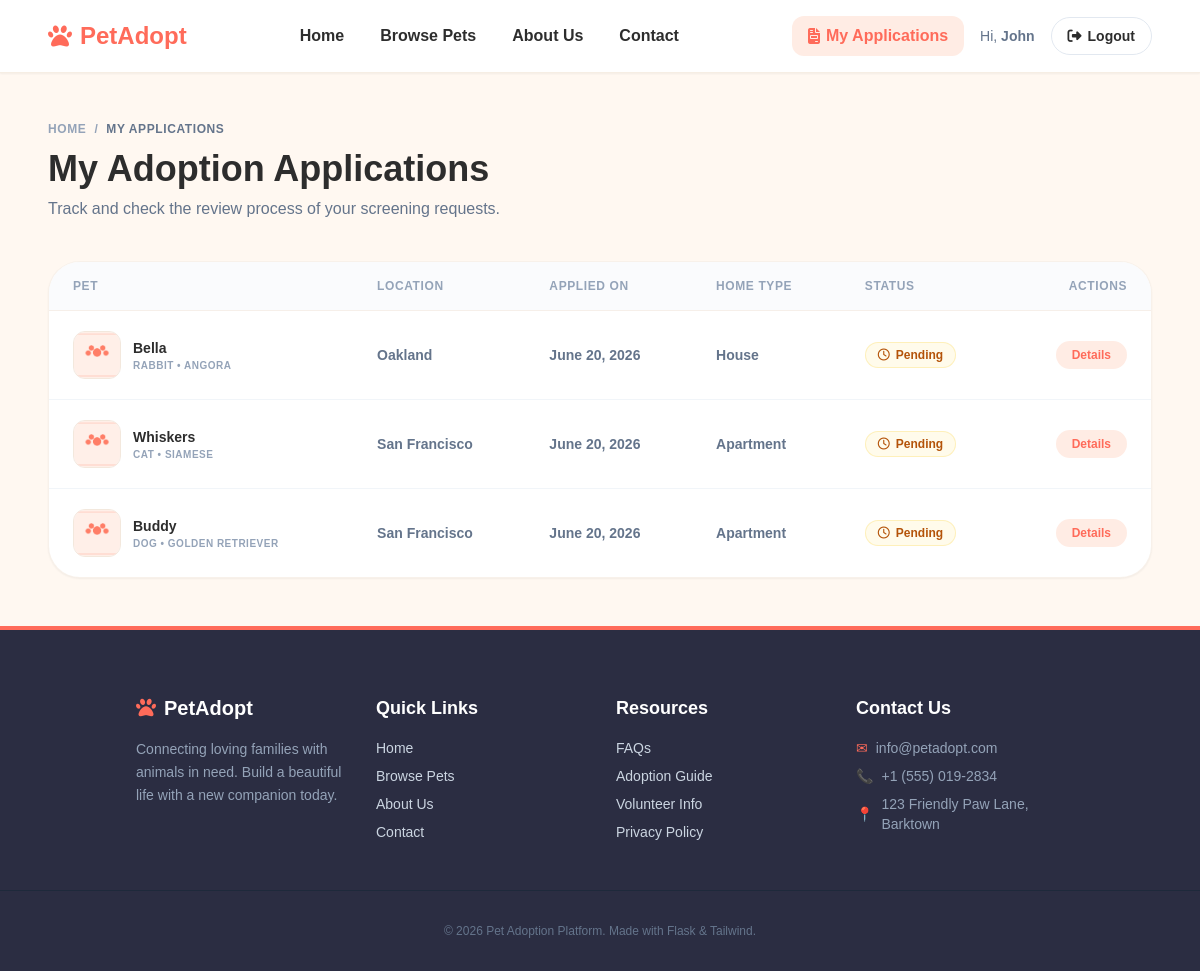
The app's page /my-applications (signed in) with its own data.
### models.py (models this page shows, shortened)
class User(db.Model, UserMixin):
    __tablename__ = 'users'
    id = db.Column(db.Integer, primary_key=True)
    name = db.Column(db.String(100), nullable=False)
    email = db.Column(db.String(120), unique=True, nullable=False)
    password_hash = db.Column(db.String(255), nullable=False)
    role = db.Column(db.String(20), nullable=False, default='adopter')  # adopter, shelter, admin
    phone = db.Column(db.String(20), nullable=True)
    city = db.Column(db.String(100), nullable=True)
    created_at = db.Column(db.DateTime, default=datetime.utcnow)
    pets = db.relationship('Pet', backref='shelter', lazy=True, cascade="all, delete-orphan")
    applications = db.relationship('AdoptionApplication', backref='applicant', lazy=True, cascade="all, delete-orphan")

class AdoptionApplication(db.Model):
    __tablename__ = 'adoption_applications'
    id = db.Column(db.Integer, primary_key=True)
    pet_id = db.Column(db.Integer, db.ForeignKey('pets.id'), nullable=False)
    applicant_id = db.Column(db.Integer, db.ForeignKey('users.id'), nullable=False)
    full_name = db.Column(db.String(100), nullable=False)
    phone = db.Column(db.String(20), nullable=False)
    address = db.Column(db.String(255), nullable=False)
    home_type = db.Column(db.String(50), nullable=False)  # Apartment, House, Farmhouse, Other
    reason = db.Column(db.Text, nullable=False)
    previous_pet_experience = db.Column(db.Text, nullable=True)
    status = db.Column(db.String(20), nullable=False, default='pending')  # pending, approved, rejected
    applied_at = db.Column(db.DateTime, default=datetime.utcnow)

class Pet(db.Model):
    __tablename__ = 'pets'
    id = db.Column(db.Integer, primary_key=True)
    name = db.Column(db.String(100), nullable=False)
    species = db.Column(db.String(50), nullable=False)  # Dog, Cat, Rabbit, Bird, Other
    breed = db.Column(db.String(100), nullable=True)
    age = db.Column(db.Integer, nullable=True)
    gender = db.Column(db.String(20), nullable=False)  # Male, Female
    size = db.Column(db.String(20), nullable=False)  # Small, Medium, Large
    color = db.Column(db.String(50), nullable=True)
    description = db.Column(db.Text, nullable=True)
    photo = db.Column(db.String(255), nullable=True, default='default_pet.png')
    location = db.Column(db.String(100), nullable=False)
    vaccinated = db.Column(db.Boolean, default=False)
    is_adopted = db.Column(db.Boolean, default=False)
    shelter_id = db.Column(db.Integer, db.ForeignKey('users.id'), nullable=False)
    created_at = db.Column(db.DateTime, default=datetime.utcnow)
    applications = db.relationship('AdoptionApplication', backref='pet', lazy=True, cascade="all, delete-orphan")

### adoption_routes.py (the view)
@adoptions_bp.route('/my-applications')
@login_required
@role_required('adopter')
def my_applications():
    applications = AdoptionApplication.query.filter_by(
        applicant_id=current_user.id
    ).order_by(AdoptionApplication.applied_at.desc()).all()
    return render_template('adoptions/my_applications.html', applications=applications)

### utils.py (called while the page is built)
def role_required(*roles):
    def decorator(f):
        @wraps(f)
        def decorated_function(*args, **kwargs):
            if not current_user.is_authenticated or current_user.role not in roles:
                abort(403)
            return f(*args, **kwargs)
        return decorated_function
    return decorator

### templates/adoptions/my_applications.html (shortened to what this page needs)
{% extends 'base.html' %}
{% block content %}
<div class="container mx-auto max-w-7xl px-6 md:px-12 py-12">
    <div class="mb-10 text-left animate-fade-in-up">
        <nav class="flex items-center gap-2 text-xs font-bold uppercase tracking-wider text-slate-400 mb-3">
            <a href="{{ url_for('general.home') }}" class="hover:text-primary transition-colors">Home</a>
            <span>/</span>
            <span class="text-slate-500">My Applications</span>
        </nav>
        <h1 class="text-3xl md:text-4xl font-black text-dark mb-2">My Adoption Applications</h1>
        <p class="text-slate-500 text-sm md:text-base">Track and check the review process of your screening requests.</p>
    </div>
    <div class="animate-fade-in-up" style="animation-delay: 100ms;">
        {% if applications %}
            <div class="hidden md:block bg-white border border-border/60 rounded-[32px] overflow-hidden shadow-sm">
                <table class="w-full text-left border-collapse">
                    <thead>
                        <tr class="bg-slate-50/70 border-b border-border/60">
                            <th class="py-4 px-6 text-xs font-bold text-slate-400 uppercase tracking-wider">Pet</th>
                            <th class="py-4 px-6 text-xs font-bold text-slate-400 uppercase tracking-wider">Location</th>
                            <th class="py-4 px-6 text-xs font-bold text-slate-400 uppercase tracking-wider">Applied On</th>
                            <th class="py-4 px-6 text-xs font-bold text-slate-400 uppercase tracking-wider">Home Type</th>
                            <th class="py-4 px-6 text-xs font-bold text-slate-400 uppercase tracking-wider">Status</th>
                            <th class="py-4 px-6 text-xs font-bold text-slate-400 uppercase tracking-wider text-right">Actions</th>
                        </tr>
                    </thead>
                    <tbody class="divide-y divide-slate-100">
                        {% for app in applications %}
                            <tr class="hover:bg-slate-50/50 transition-colors">
                                <td class="py-5 px-6">
                                    <div class="flex items-center gap-3">
                                        <div class="w-12 h-12 rounded-xl overflow-hidden border border-border bg-slate-50 flex-shrink-0">
                                            {% if app.pet.photo %}
                                                <img src="{{ url_for('static', filename='uploads/pet_photos/' + app.pet.photo) }}" alt="{{ app.pet.name }}" class="w-full h-full object-cover">
                                            {% else %}
                                                <img src="{{ url_for('static', filename='uploads/pet_photos/default_pet.png') }}" alt="{{ app.pet.name }}" class="w-full h-full object-cover">
                                            {% endif %}
                                        </div>
                                        <div>
                                            <h4 class="text-sm font-black text-dark">{{ app.pet.name }}</h4>
                                            <p class="text-[10px] text-slate-400 font-bold uppercase tracking-wider">{{ app.pet.species }} &bull; {% if app.pet.breed %}{{ app.pet.breed }}{% else %}Mixed Breed{% endif %}</p>
                                        </div>
                                    </div>
                                </td>
                                <td class="py-5 px-6 text-sm text-slate-500 font-semibold">
                                    {{ app.pet.location }}
                                </td>
                                <td class="py-5 px-6 text-sm text-slate-500 font-semibold">
                                    {{ app.applied_at.strftime('%B %d, %Y') }}
                                </td>
                                <td class="py-5 px-6 text-sm text-slate-500 font-semibold">
                                    {{ app.home_type }}
                                </td>
                                <td class="py-5 px-6">
                                    {% if app.status == 'pending' %}
                                        <span class="inline-flex items-center gap-1.5 text-xs font-bold px-3 py-1 bg-amber-50 text-amber-700 border border-amber-200/50 rounded-full">
                                            <i class="fa-regular fa-clock"></i> Pending
                                        </span>
                                    {% elif app.status == 'approved' %}
                                        <span class="inline-flex items-center gap-1.5 text-xs font-bold px-3 py-1 bg-emerald-50 text-emerald-700 border border-emerald-200/50 rounded-full">
                                            <i class="fa-solid fa-circle-check"></i> Approved
                                        </span>
                                    {% elif app.status == 'rejected' %}
                                        <span class="inline-flex items-center gap-1.5 text-xs font-bold px-3 py-1 bg-red-50 text-red-700 border border-red-200/50 rounded-full">
                                            <i class="fa-solid fa-circle-xmark"></i> Rejected
                                        </span>
                                    {% endif %}
                                </td>
                                <td class="py-5 px-6 text-right">
                                    <a
                                      href="{{ url_for('pets.pet_detail', pet_id=app.pet.id) }}"
                                      class="inline-block py-1.5 px-4 bg-primary-light hover:bg-primary/25 text-primary font-bold rounded-full text-xs transition-colors"
                                    >
                                        Details
                                    </a>
                                </td>
                            </tr>
                        {% endfor %}
                    </tbody>
                </table>
            </div>
        {% endif %}
    </div>
</div>
{% endblock %}

### templates/base.html (shortened to what this page needs)
<!DOCTYPE html>
<html lang="en">
<head>
    <script src="https://cdn.tailwindcss.com"></script>
    <link href="https://cdnjs.cloudflare.com/ajax/libs/font-awesome/6.4.2/css/all.min.css" rel="stylesheet">
    <link href="{{ url_for('static', filename='css/style.css') }}" rel="stylesheet">
</head>
<body class="bg-[#FFF8F1] text-[#2D2D2D] font-sans antialiased overflow-x-hidden flex flex-col min-h-screen">
    <nav class="sticky top-0 z-40 bg-white/95 backdrop-blur-md border-b border-[#f1e3d3]/60 shadow-sm py-4 px-6 md:px-12 flex justify-between items-center transition-all">
        <a href="{{ url_for('general.home') }}" class="flex items-center gap-2 text-primary font-black text-2xl">
            <i class="fa-solid fa-paw"></i>
            <span>PetAdopt</span>
        </a>
        <div class="hidden lg:flex items-center gap-1">
            <a href="{{ url_for('general.home') }}" class="px-4 py-2 rounded-xl text-base font-semibold transition-all {% if request.endpoint == 'general.home' %}text-primary bg-primary-light{% else %}text-dark hover:text-primary hover:bg-primary-light/40{% endif %}">Home</a>
            <a href="{{ url_for('pets.pet_list') }}" class="px-4 py-2 rounded-xl text-base font-semibold transition-all {% if request.endpoint == 'pets.pet_list' %}text-primary bg-primary-light{% else %}text-dark hover:text-primary hover:bg-primary-light/40{% endif %}">Browse Pets</a>
            <a href="{{ url_for('general.about') }}" class="px-4 py-2 rounded-xl text-base font-semibold transition-all {% if request.endpoint == 'general.about' %}text-primary bg-primary-light{% else %}text-dark hover:text-primary hover:bg-primary-light/40{% endif %}">About Us</a>
            <a href="{{ url_for('general.contact') }}" class="px-4 py-2 rounded-xl text-base font-semibold transition-all {% if request.endpoint == 'general.contact' %}text-primary bg-primary-light{% else %}text-dark hover:text-primary hover:bg-primary-light/40{% endif %}">Contact</a>
        </div>
        <div class="hidden lg:flex items-center gap-3">
            {% if current_user.is_authenticated %}
                <div class="flex items-center gap-4">
                    {% if current_user.role == 'adopter' %}
                        <a href="{{ url_for('adoptions.my_applications') }}" class="flex items-center gap-1.5 px-4 py-2 rounded-xl text-base font-semibold transition-all {% if request.endpoint == 'adoptions.my_applications' %}text-primary bg-primary-light{% else %}text-dark hover:text-primary{% endif %}">
                            <i class="fa-solid fa-file-invoice"></i> My Applications
                        </a>
                    {% endif %}
                    <span class="text-sm font-medium text-slate-500">
                        Hi, <strong>{{ current_user.name.split(' ')[0] }}</strong>
                    </span>
                    <a href="{{ url_for('auth.logout') }}" class="flex items-center gap-1.5 px-4 py-2 rounded-full border border-slate-200 hover:border-primary hover:text-primary font-semibold text-sm transition-all">
                        <i class="fa-solid fa-right-from-bracket"></i> Logout
                    </a>
                </div>
            {% endif %}
        </div>
    </nav>
    <main class="flex-grow">
        {% block content %}{% endblock %}
    </main>
    <footer class="bg-[#2b2d42] text-[#ecf0f1] pt-16 pb-8 border-t-4 border-primary">
        <div class="container mx-auto px-6 md:px-12 grid grid-cols-1 md:grid-cols-4 gap-8">
            <div>
                <h5 class="text-white text-xl font-black flex items-center gap-2 mb-4">
                    <i class="fa-solid fa-paw text-primary"></i> PetAdopt
                </h5>
                <p class="text-slate-400 text-sm leading-relaxed">Connecting loving families with animals in need. Build a beautiful life with a new companion today.</p>
            </div>
            <div>
                <h6 class="text-white font-bold text-lg mb-4">Quick Links</h6>
                <div class="flex flex-col gap-2">
                    <a href="{{ url_for('general.home') }}" class="text-left text-slate-300 hover:text-primary text-sm transition-all">Home</a>
                    <a href="{{ url_for('pets.pet_list') }}" class="text-left text-slate-300 hover:text-primary text-sm transition-all">Browse Pets</a>
                    <a href="{{ url_for('general.about') }}" class="text-left text-slate-300 hover:text-primary text-sm transition-all">About Us</a>
                    <a href="{{ url_for('general.contact') }}" class="text-left text-slate-300 hover:text-primary text-sm transition-all">Contact</a>
                </div>
            </div>
            <div>
                <h6 class="text-white font-bold text-lg mb-4">Resources</h6>
                <div class="flex flex-col gap-2 text-slate-300 text-sm">
                    <a href="#" class="hover:text-primary transition-all">FAQs</a>
                    <a href="#" class="hover:text-primary transition-all">Adoption Guide</a>
                    <a href="#" class="hover:text-primary transition-all">Volunteer Info</a>
                    <a href="#" class="hover:text-primary transition-all">Privacy Policy</a>
                </div>
            </div>
            <div>
                <h6 class="text-white font-bold text-lg mb-4">Contact Us</h6>
                <p class="text-slate-400 text-sm mb-2 flex items-center gap-2"><span class="text-primary">✉</span> info@petadopt.com</p>
                <p class="text-slate-400 text-sm mb-2 flex items-center gap-2"><span class="text-primary">📞</span> +1 (555) 019-2834</p>
                <p class="text-slate-400 text-sm flex items-center gap-2"><span class="text-primary">📍</span> 123 Friendly Paw Lane, Barktown</p>
            </div>
        </div>
        <div class="border-t border-slate-800 pt-8 mt-12 text-center text-slate-500 text-xs">
            <p>&copy; 2026 Pet Adoption Platform. Made with Flask & Tailwind.</p>
        </div>
    </footer>
</body>
</html>

### static/css/style.css (style rules this page uses)
.animate-fade-in-up { opacity: 0; animation: fadeInUp 0.7s cubic-bezier(0.16, 1, 0.3, 1) forwards; }

### records on screen
User: name "John"
AdoptionApplication: photo (placeholder picture), pet.name "Bella", pet.species "RABBIT", pet.breed "ANGORA", pet.location "Oakland", applied_at "June 20, 2026", home_type "House", status "pending" (drawn)
AdoptionApplication: photo (placeholder picture), pet.name "Whiskers", pet.species "CAT", pet.breed "SIAMESE", pet.location "San Francisco", applied_at "June 20, 2026", home_type "Apartment", status "pending" (drawn)
AdoptionApplication: photo (placeholder picture), pet.name "Buddy", pet.species "DOG", pet.breed "GOLDEN RETRIEVER", pet.location "San Francisco", applied_at "June 20, 2026", home_type "Apartment", status "pending" (drawn)
